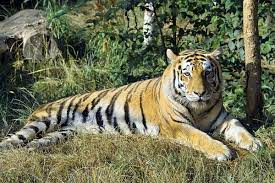
#> input picture lj/tiger.jpeg, 275 x 183 px
$ python hw1.py
#> lines starting #> are read from the running program, lines starting #| are printed output that depends on the picture; after the words box and inside, x2 and y2 are one past the last pixel; in counts of white or black regions, pixels touching at a corner belong together
import numpy as np
import cv2
import copy
img = cv2.imread('tiger.jpeg',0)
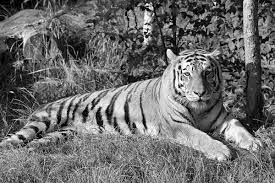
#> img: shape (183, 275); min 0, max 255, mean 108.8
print(img.shape)
#| (183, 275)
head1=img[53:113, 155:215]
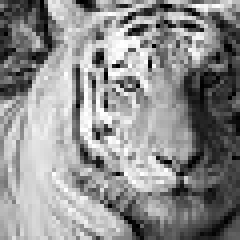
#> head1: shape (60, 60) (shown 4 times larger); min 0, max 255, mean 141.7
head=copy.copy(head1)
cv2.rectangle(head, (0, 0), (60, 60), (0, 255, 0),3)
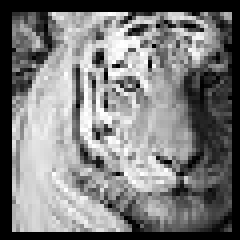
#> head: shape (60, 60) (shown 4 times larger); 15.81% of pixels changed, all inside (x1, y1, x2, y2) = (0, 0, 60, 60)
for i in range(0, 3):
 for j in range(0, 3):
  img[60*i:60*i+60, 60*j:60*j+60]=head
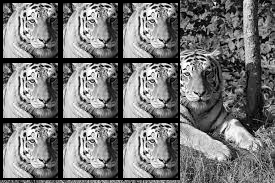
#> img: shape (183, 275); min 0, max 255, mean 116.6
cv2.imshow('image', img)
cv2.waitKey(10000)
cv2.destroyAllWindows()

$ run again, with lj/hw1.png saved as lj/tiger.jpeg
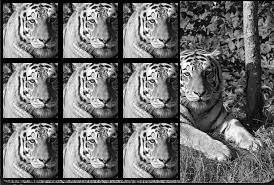
#> input picture lj/hw1.png, 274 x 185 px
#> img is the input picture: shape (185, 274); min 0, max 255, mean 109.1
#| (185, 274)
#> `cv2.rectangle(head, (0, 0), (60, 60), (0, 255, 0),3)`:
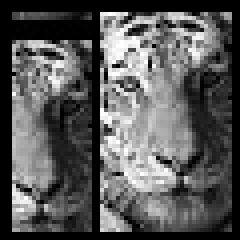
#> head: shape (60, 60) (shown 4 times larger); min 0, max 255, mean 88.7
#> after the loop `for i in range(0, 3):`:
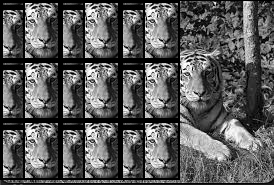
#> img: shape (185, 274); min 0, max 255, mean 90.6
